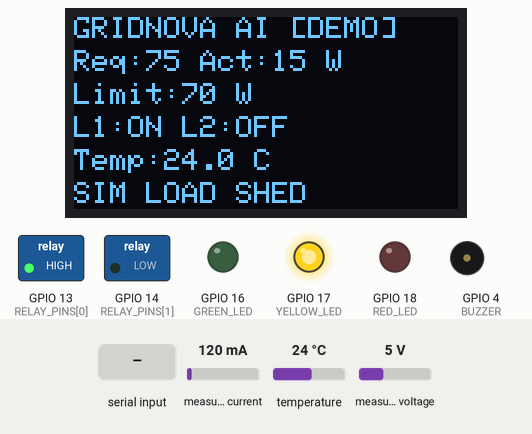
Recording of a sketch running on a simulated ESP32. Parts: 128×64 one-colour display, switched loads named in the sketch (green lamp = pin HIGH), output pins drawn as LEDs (lit = HIGH), buzzer (waves = sounding, pin HIGH). The inputs (shaded band) are chosen by the test bench; at power-on: measured current 120 mA, temperature 24 °C, measured voltage 5 V. WiFi joins after 1.5 s; servers stay silent unless stated; uploads are accepted with an empty reply; what the sketch prints to the serial monitor is not drawn.

Above: at 1.6 s.
1.7 s: "1\n" received over Serial
At 3.2 s:
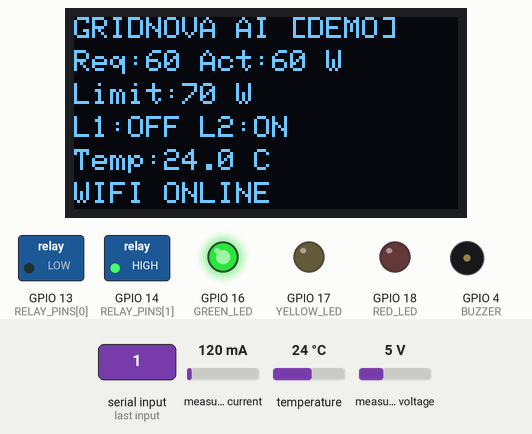
6.6 s: "2\n" received over Serial
At 7.6 s:
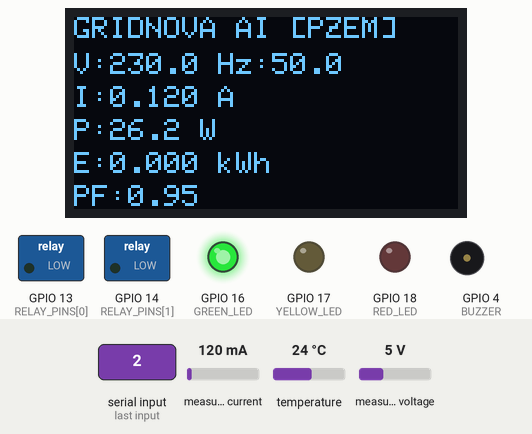
9.9 s: "demo\n" received over Serial
At 13.6 s:
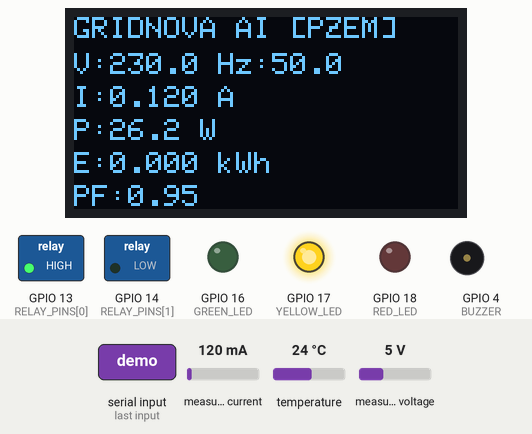
13.9 s: "limit 90\n" received over Serial
At 17.0 s:
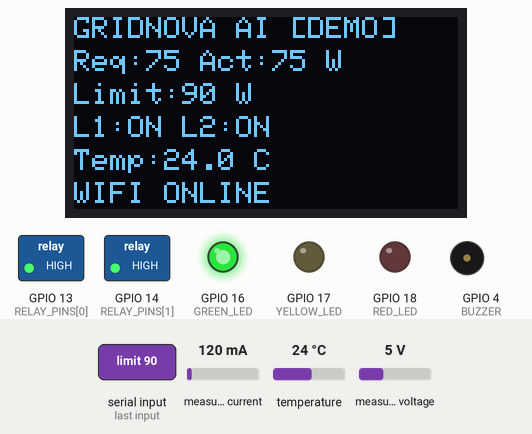
17.9 s: "2\n" received over Serial
At 18.4 s:
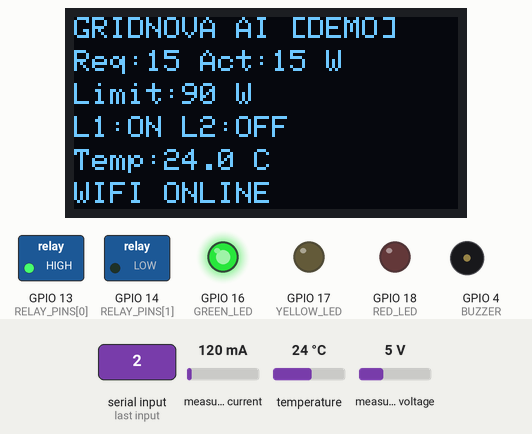
21.9 s: "reset\n" received over Serial
At 22.1 s:
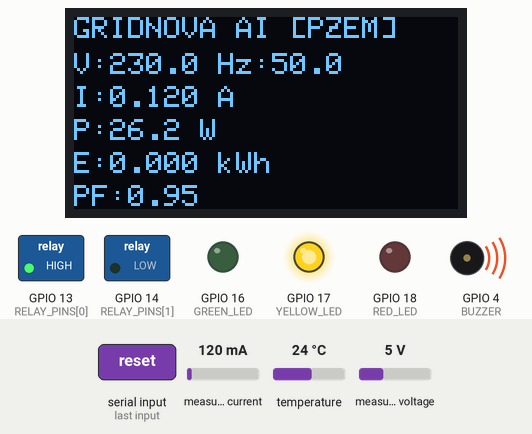
Timing chart, 0 to 24.9 s (numbered marks = the images above; inputs shaded):
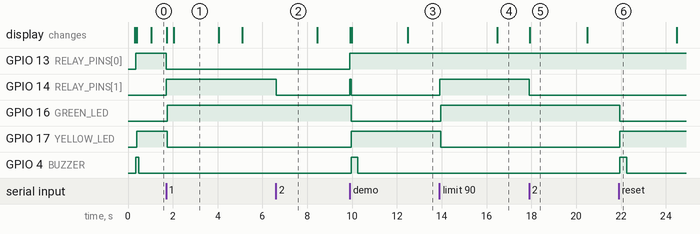

The sketch:

GridSense_AI_Final.ino
```cpp
/*
  GRIDNOVA AI — Team GridNova
  Smart Power Monitoring and Load Management

  REAL:
  - ESP32 Wi-Fi connectivity
  - DS18B20 temperature
  - Relay output commands
  - Cloud telemetry and remote commands

  SIMULATED:
  - Power demand and connected watts
  - Demand-limit detection and load shedding

  IMPORTANT:
  This is a demonstration prototype, not a certified
  electrical safety or overload protection device.

  Libraries:
  - Adafruit GFX Library
  - Adafruit SSD1306
  - OneWire
  - DallasTemperature
  - PZEM004Tv30 (Jakub Mandula)
*/

#include <Arduino.h>
#include <WiFi.h>
#include <WiFiClientSecure.h>
#include <HTTPClient.h>
#include <Wire.h>
#include <Adafruit_GFX.h>
#include <Adafruit_SSD1306.h>
#include <OneWire.h>
#include <DallasTemperature.h>
#include <PZEM004Tv30.h>
#include <math.h>

// =====================================
// WIFI AND CLOUD CONFIGURATION
// =====================================

const char* WIFI_SSID = " ";

// Enter your actual hotspot password.
const char* WIFI_PASSWORD = " ";

const char* API_BASE_URL =
  "https://gridnova-ai-kodehouz.onrender.com";

// Enter the current X-Device-Key from Render.
// Do not use the admin key here.
const char* DEVICE_KEY = " ";

// Demo only: skips TLS certificate validation.
const bool DEMO_TLS_INSECURE = true;

// =====================================
// HARDWARE CONFIGURATION
// =====================================

const uint8_t RELAY_PINS[2] = {13, 14};

// Keep existing relay polarity for now.
// We will diagnose Load 1 separately.
const uint8_t RELAY_ON = HIGH;
const uint8_t RELAY_OFF = LOW;

const uint8_t GREEN_LED = 16;
const uint8_t YELLOW_LED = 17;
const uint8_t RED_LED = 18;
const uint8_t BUZZER = 4;
// Two-pin active-HIGH buzzer; use a transistor driver if current exceeds GPIO rating.
const uint8_t BUZZER_ON = HIGH;
const uint8_t BUZZER_OFF = LOW;
const unsigned long STARTUP_BEEP_MS = 120;
const unsigned long EVENT_BEEP_MS = 300;
bool previousShedding = false;
bool previousThermalTrip = false;
bool buzzerBeeping = false;
unsigned long buzzerStarted = 0;
unsigned long buzzerDuration = 0;

const uint8_t TEMP_PIN = 19;

// PZEM V4.0 UART (tested separately on this module).
// Interface VCC -> ESP32 3V3 ONLY if module label supports 3.3-5V;
// PZEM TX -> GPIO26; PZEM RX -> GPIO27; common GND.
// Verify TX idle voltage <= 3.3V before direct GPIO connection.
const uint8_t PZEM_RX_PIN = 26;
const uint8_t PZEM_TX_PIN = 27;
HardwareSerial pzemSerial(2);
PZEM004Tv30 pzem(pzemSerial, PZEM_RX_PIN, PZEM_TX_PIN);


#define SCREEN_WIDTH 128
#define SCREEN_HEIGHT 64

Adafruit_SSD1306 oled(
  SCREEN_WIDTH,
  SCREEN_HEIGHT,
  &Wire,
  -1
);

OneWire oneWire(TEMP_PIN);
DallasTemperature ds(&oneWire);

// =====================================
// SYSTEM SETTINGS
// =====================================

const float NOMINAL_W[2] = {
  15.0f,
  60.0f
};

const float DEFAULT_LIMIT_W = 70.0f;
const float HIGH_TEMP_C = 45.0f;
const float RESET_TEMP_C = 40.0f;

const unsigned long DEMO_HOLD_MS = 4000;
const unsigned long TEMP_INTERVAL = 1000;
const unsigned long DISPLAY_INTERVAL = 500;
const unsigned long NET_INTERVAL = 8000;
const unsigned long PZEM_INTERVAL = 5000;
const unsigned long PZEM_STALE_MS = 16000;

const unsigned long WIFI_RETRY_INTERVAL = 20000;
const unsigned long WIFI_CONNECT_TIMEOUT = 15000;

bool oledReady = false;
bool tempValid = false;
bool thermalTrip = false;
bool autoMode = true;

bool requested[2] = {true, true};
bool commanded[2] = {false, false};

bool shedding = false;
bool demoActive = false;

float limitW = DEFAULT_LIMIT_W;
float demandW = 0;
float connectedW = 0;
float tempC = 0;

bool pzemValid = false;
float voltageV = NAN, currentA = NAN, powerW = NAN;
float energyKwh = NAN, frequencyHz = NAN, powerFactor = NAN;
unsigned long lastPzem = 0;
unsigned long lastPzemSuccess = 0;

unsigned long demoStarted = 0;
unsigned long lastTemp = 0;
unsigned long lastDisplay = 0;
unsigned long lastNet = 0;
unsigned long lastWifi = 0;

bool wifiAttemptActive = false;
unsigned long wifiAttemptStarted = 0;
bool wifiPreviouslyConnected = false;

void startBeep(unsigned long durationMs) {
  buzzerDuration = durationMs;
  buzzerStarted = millis();
  buzzerBeeping = true;
  digitalWrite(BUZZER, BUZZER_ON);
}

void updateBuzzer() {
  unsigned long now = millis();
  // Edge-triggered: beep once when shedding or a thermal trip begins.
  if ((shedding && !previousShedding) ||
      (thermalTrip && !previousThermalTrip)) {
    startBeep(EVENT_BEEP_MS);
  }
  previousShedding = shedding;
  previousThermalTrip = thermalTrip;

  if (buzzerBeeping && now - buzzerStarted >= buzzerDuration) {
    digitalWrite(BUZZER, BUZZER_OFF);
    buzzerBeeping = false;
  }
}


// =====================================
// WIFI STATUS
// =====================================

const char* wifiStatusName(wl_status_t status) {
  switch (status) {
    case WL_CONNECTED: return "CONNECTED";
    case WL_NO_SSID_AVAIL: return "SSID NOT FOUND";
    case WL_CONNECT_FAILED: return "CONNECT FAILED";
    case WL_CONNECTION_LOST: return "CONNECTION LOST";
    case WL_DISCONNECTED: return "DISCONNECTED";
    case WL_IDLE_STATUS: return "CONNECTING/IDLE";
    default: return "UNKNOWN";
  }
}

void startWifi() {

  if (WiFi.status() == WL_CONNECTED) {
    wifiAttemptActive = false;
    return;
  }

  // Do not restart an active connection attempt.
  if (wifiAttemptActive) {
    if (millis() - wifiAttemptStarted <
        WIFI_CONNECT_TIMEOUT) {
      return;
    }

    Serial.println(
      "WiFi timeout. Stopping previous attempt."
    );

    WiFi.disconnect(false, false);
    wifiAttemptActive = false;
  }

  Serial.println();
  Serial.println("========== WIFI ==========");
  Serial.print("Connecting to: ");
  Serial.println(WIFI_SSID);

  WiFi.mode(WIFI_STA);
  WiFi.setAutoReconnect(false);
  WiFi.setSleep(false);

  // ESP32 connection is asynchronous.
  WiFi.begin(WIFI_SSID, WIFI_PASSWORD);

  wifiAttemptStarted = millis();
  wifiAttemptActive = true;

  Serial.println("Connection started.");
  Serial.println("Local control remains available.");
}

void maintainWifi() {

  wl_status_t status = WiFi.status();

  if (status == WL_CONNECTED) {

    wifiAttemptActive = false;

    if (!wifiPreviouslyConnected) {

      wifiPreviouslyConnected = true;

      Serial.println();
      Serial.println("========== WIFI CONNECTED ==========");
      Serial.print("IP: ");
      Serial.println(WiFi.localIP());

      Serial.print("Signal RSSI: ");
      Serial.print(WiFi.RSSI());
      Serial.println(" dBm");

      Serial.println("====================================");
    }

    return;
  }

  if (wifiPreviouslyConnected) {
    wifiPreviouslyConnected = false;
    Serial.println("WiFi connection lost.");
  }

  // Let an existing connection attempt finish.
  if (wifiAttemptActive) {

    if (millis() - wifiAttemptStarted <
        WIFI_CONNECT_TIMEOUT) {
      return;
    }

    Serial.print("WiFi attempt timed out. Status: ");
    Serial.println(wifiStatusName(status));

    WiFi.disconnect(false, false);
    wifiAttemptActive = false;

    // Begin retry interval from this point.
    lastWifi = millis();
    return;
  }

  if (millis() - lastWifi >= WIFI_RETRY_INTERVAL) {
    lastWifi = millis();
    startWifi();
  }
}

// =====================================
// RELAY AND LOAD MANAGEMENT
// =====================================

void updateOutputs() {

  demandW = 0;
  connectedW = 0;

  for (int i = 0; i < 2; i++) {
    if (requested[i]) {
      demandW += NOMINAL_W[i];
    }
  }

  bool allowed[2] = {
    requested[0],
    requested[1]
  };

  float remaining = demandW;

  shedding = false;

  bool demoHold =
    demoActive &&
    (millis() - demoStarted < DEMO_HOLD_MS);

  if (autoMode && !demoHold && remaining > limitW) {

    // Shed non-critical Load 2 first.
    for (int i = 1; i >= 0; i--) {

      if (allowed[i] && remaining > limitW) {
        allowed[i] = false;
        remaining -= NOMINAL_W[i];
        shedding = true;
      }
    }
  }

  if (thermalTrip) {
    allowed[0] = false;
    allowed[1] = false;
  }

  for (int i = 0; i < 2; i++) {

    commanded[i] = allowed[i];

    digitalWrite(
      RELAY_PINS[i],
      commanded[i] ? RELAY_ON : RELAY_OFF
    );

    if (commanded[i]) {
      connectedW += NOMINAL_W[i];
    }
  }
}

// =====================================
// PZEM MEASUREMENTS (read-only; not used for protection)
// =====================================

void readPzem() {
  float v = pzem.voltage();
  float a = pzem.current();
  float w = pzem.power();
  float e = pzem.energy();
  float hz = pzem.frequency();
  float pf = pzem.pf();

  // Do not treat missing measurements as zero.
  // Voltage must be valid to mark the overall PZEM sample valid.
  if (!isfinite(v) || v <= 0 || !isfinite(hz) || hz <= 0) {
    pzemValid = false;
    voltageV = currentA = powerW = energyKwh = frequencyHz = powerFactor = NAN;
    Serial.println("PZEM: unavailable / invalid measurement");
    return;
  }

  pzemValid = true;
  lastPzemSuccess = millis();
  voltageV = v;
  currentA = isfinite(a) && a >= 0 ? a : NAN;
  powerW = isfinite(w) && w >= 0 ? w : NAN;
  energyKwh = isfinite(e) && e >= 0 ? e : NAN;
  frequencyHz = hz;
  // At zero current PF is undefined, even if the module reports 0.00.
  powerFactor = isfinite(pf) && pf >= 0 && pf <= 1 &&
                isfinite(currentA) && currentA > 0.001f ? pf : NAN;

  Serial.printf("PZEM: %.1f V | %.3f A | %.1f W | %.4f kWh | %.1f Hz | ",
                voltageV, currentA, powerW, energyKwh, frequencyHz);
  if (isfinite(powerFactor)) Serial.printf("PF %.2f\n", powerFactor);
  else Serial.println("PF N/A");
}

void addJsonNumber(String &s, const char* name, float value, int digits) {
  s += ",\"";
  s += name;
  s += "\":";
  s += isfinite(value) ? String(value, digits) : String("null");
}

// =====================================
// TELEMETRY JSON
// =====================================

String telemetry() {

  String s =
    "{\"device\":\"gridnova-esp32\"";

  s +=
    ",\"mode\":\"SIMULATED_DEMAND_REAL_TEMPERATURE\"";

  s +=
    ",\"demand_w\":" + String(demandW, 1);

  s +=
    ",\"connected_w\":" + String(connectedW, 1);

  s +=
    ",\"limit_w\":" + String(limitW, 1);

  s += ",\"temperature_c\":";

  if (tempValid) {
    s += String(tempC, 2);
  } else {
    s += "null";
  }

  s +=
    ",\"load1\":" +
    String(commanded[0] ? "true" : "false");

  s +=
    ",\"load2\":" +
    String(commanded[1] ? "true" : "false");

  s +=
    ",\"auto\":" +
    String(autoMode ? "true" : "false");

  s +=
    ",\"overload\":" +
    String(shedding ? "true" : "false");

  s +=
    ",\"thermal_trip\":" +
    String(thermalTrip ? "true" : "false");

  s +=
    ",\"demo\":" +
    String(demoActive ? "true" : "false");

  bool valid = pzemValid && millis() - lastPzemSuccess < PZEM_STALE_MS;
  s += ",\"pzem_valid\":";
  s += valid ? "true" : "false";
  addJsonNumber(s, "voltage_v", valid ? voltageV : NAN, 2);
  addJsonNumber(s, "current_a", valid ? currentA : NAN, 4);
  addJsonNumber(s, "power_w", valid ? powerW : NAN, 2);
  addJsonNumber(s, "energy_kwh", valid ? energyKwh : NAN, 5);
  addJsonNumber(s, "frequency_hz", valid ? frequencyHz : NAN, 2);
  addJsonNumber(s, "pf", valid ? powerFactor : NAN, 3);
  s += "}";

  return s;
}

// =====================================
// OLED DISPLAY
// =====================================

void drawDisplay() {
  if (!oledReady) return;
  oled.clearDisplay();
  oled.setTextColor(SSD1306_WHITE);
  oled.setTextSize(1);
  bool meterPage = (millis() / 4000UL) % 2 == 1;
  if (meterPage) {
    oled.setCursor(0, 0); oled.print("GRIDNOVA AI [PZEM]");
    if (pzemValid && millis() - lastPzemSuccess < PZEM_STALE_MS) {
      oled.setCursor(0, 12); oled.printf("V:%.1f Hz:%.1f", voltageV, frequencyHz);
      oled.setCursor(0, 23);
      if (isfinite(currentA)) oled.printf("I:%.3f A", currentA);
      else oled.print("I:N/A");
      oled.setCursor(0, 34);
      if (isfinite(powerW)) oled.printf("P:%.1f W", powerW);
      else oled.print("P:N/A");
      oled.setCursor(0, 45);
      if (isfinite(energyKwh)) oled.printf("E:%.3f kWh", energyKwh);
      else oled.print("E:N/A");
      oled.setCursor(0, 56);
      if (isfinite(powerFactor)) oled.printf("PF:%.2f", powerFactor);
      else oled.print("PF:N/A (no load)");
    } else {
      oled.setCursor(0, 20); oled.print("PZEM DATA UNAVAILABLE");
      oled.setCursor(0, 36); oled.print("Check meter + UART");
    }
  } else {
    oled.setCursor(0, 0); oled.print("GRIDNOVA AI [DEMO]");
    oled.setCursor(0, 11); oled.printf("Req:%.0f Act:%.0f W", demandW, connectedW);
    oled.setCursor(0, 22); oled.printf("Limit:%.0f W", limitW);
    oled.setCursor(0, 33);
    oled.printf("L1:%s L2:%s", commanded[0] ? "ON" : "OFF",
                commanded[1] ? "ON" : "OFF");
    oled.setCursor(0, 44);
    if (tempValid) oled.printf("Temp:%.1f C", tempC);
    else oled.print("Temp:N/A");
    oled.setCursor(0, 55);
    if (thermalTrip) oled.print("TEMP TRIP");
    else if (shedding) oled.print("SIM LOAD SHED");
    else if (WiFi.status() == WL_CONNECTED) oled.print("WIFI ONLINE");
    else oled.print("WIFI OFFLINE");
  }
  oled.display();
}

// =====================================
// COMMAND HANDLER
// =====================================

void handleCommand(String cmd) {

  cmd.trim();
  cmd.toLowerCase();

  if (cmd.length() == 0 ||
      cmd == "none" ||
      cmd == "null") {
    return;
  }

  Serial.println();
  Serial.print("Received command: ");
  Serial.println(cmd);

  if (cmd == "1" || cmd == "2") {

    demoActive = false;

    int i = cmd.toInt() - 1;

    requested[i] = !requested[i];

  } else if (cmd == "auto") {

    demoActive = false;
    autoMode = !autoMode;

  } else if (cmd == "demo") {

    requested[0] = true;
    requested[1] = true;

    autoMode = true;
    limitW = DEFAULT_LIMIT_W;

    demoActive = true;
    demoStarted = millis();

  } else if (cmd == "reset") {

    demoActive = false;

    requested[0] = true;
    requested[1] = true;

    autoMode = true;
    limitW = DEFAULT_LIMIT_W;

    if (tempValid &&
        tempC < RESET_TEMP_C) {
      thermalTrip = false;
    }

  } else if (cmd.startsWith("limit ")) {

    String value = cmd.substring(6);
    value.trim();

    if (value.length() == 0) return;

    for (unsigned int i = 0; i < value.length(); i++) {

      if (!isDigit(value[i]) && value[i] != '.') {
        Serial.println("Invalid limit value.");
        return;
      }
    }

    float v = value.toFloat();

    if (v < 1 || v > 10000) {
      Serial.println("Limit must be 1..10000 W");
      return;
    }

    demoActive = false;
    limitW = v;

  } else if (cmd == "status") {

    // Status request only.

  } else {

    Serial.println("Unknown command.");
    return;
  }

  updateOutputs();
  drawDisplay();

  Serial.println(telemetry());
}

// =====================================
// CLOUD SYNC
// =====================================

void syncCloud() {

  if (WiFi.status() != WL_CONNECTED) {

    Serial.print("Cloud skipped. WiFi status: ");
    Serial.println(
      wifiStatusName(WiFi.status())
    );

    return;
  }

  Serial.println();
  Serial.println("========== CLOUD SYNC ==========");

  WiFiClientSecure client;
  client.setTimeout(5000);

  if (DEMO_TLS_INSECURE) {
    client.setInsecure();
  }

  HTTPClient http;
  http.setTimeout(5000);

  String telemetryURL =
    String(API_BASE_URL) +
    "/api/v1/gridsense/telemetry";

  if (http.begin(client, telemetryURL)) {

    http.addHeader(
      "Content-Type",
      "application/json"
    );

    http.addHeader(
      "X-Device-Key",
      DEVICE_KEY
    );

    int code = http.POST(telemetry());

    Serial.printf(
      "Telemetry HTTP %d\n",
      code
    );

    if (code != 200) {
      Serial.println(http.getString());
    }

    http.end();
  }

  WiFiClientSecure pollClient;
  pollClient.setTimeout(5000);

  if (DEMO_TLS_INSECURE) {
    pollClient.setInsecure();
  }

  HTTPClient poll;
  poll.setTimeout(5000);

  String commandURL =
    String(API_BASE_URL) +
    "/api/v1/gridsense/device-command";

  if (poll.begin(pollClient, commandURL)) {

    poll.addHeader(
      "X-Device-Key",
      DEVICE_KEY
    );

    int code = poll.GET();

    Serial.printf(
      "Command HTTP %d\n",
      code
    );

    if (code == 200) {

      String command = poll.getString();
      command.trim();

      Serial.print("Remote response: ");
      Serial.println(command);

      if (
        command == "1" ||
        command == "2" ||
        command == "auto" ||
        command == "demo" ||
        command == "reset" ||
        command == "status" ||
        command.startsWith("limit ")
      ) {
        handleCommand(command);
      }
    }

    poll.end();
  }

  Serial.println("========== SYNC COMPLETE ==========");
}

// =====================================
// SETUP
// =====================================

void setup() {

  Serial.begin(115200);
  Serial.setTimeout(60);

  delay(300);

  Serial.println();
  Serial.println("==================================");
  Serial.println("GRIDNOVA AI — SYSTEM STARTING");
  Serial.println("==================================");

  // Relay initialization.
  for (int i = 0; i < 2; i++) {

    digitalWrite(
      RELAY_PINS[i],
      RELAY_OFF
    );

    pinMode(
      RELAY_PINS[i],
      OUTPUT
    );
  }

  pinMode(GREEN_LED, OUTPUT);
  pinMode(YELLOW_LED, OUTPUT);
  pinMode(RED_LED, OUTPUT);
  pinMode(BUZZER, OUTPUT);

  digitalWrite(BUZZER, BUZZER_OFF);

  // OLED.
  Wire.begin(21, 22);

  oledReady = oled.begin(
    SSD1306_SWITCHCAPVCC,
    0x3C
  );

  // PZEM HardwareSerial is initialized by the library constructor.

  // Temperature.
  ds.begin();
  ds.setResolution(10);
  ds.setWaitForConversion(false);
  ds.requestTemperatures();

  updateOutputs();
  // Suppress a second beep for shedding already present at boot.
  previousShedding = shedding;
  previousThermalTrip = thermalTrip;
  startBeep(STARTUP_BEEP_MS);
  drawDisplay();

  // Start one Wi-Fi connection attempt.
  startWifi();

  Serial.println("System ready.");
  Serial.println(
    "Commands: 1, 2, auto, demo, "
    "limit 100, limit 70, reset, status"
  );
}

// =====================================
// MAIN LOOP
// =====================================

void loop() {

  unsigned long now = millis();

  // Serial commands.
  if (Serial.available()) {

    String cmd =
      Serial.readStringUntil('\n');

    handleCommand(cmd);
  }

  // Maintain Wi-Fi without overlapping attempts.
  maintainWifi();

  // End demo hold.
  if (
    demoActive &&
    now - demoStarted >= DEMO_HOLD_MS
  ) {

    demoActive = false;
    updateOutputs();

    Serial.println(
      "Demo complete: simulated load shedding."
    );
  }

  // Temperature sampling.
  if (now - lastTemp >= TEMP_INTERVAL) {

    lastTemp = now;

    float t = ds.getTempCByIndex(0);

    tempValid =
      t != DEVICE_DISCONNECTED_C &&
      isfinite(t) &&
      t >= -55 &&
      t <= 125;

    if (tempValid) {

      tempC = t;

      if (tempC >= HIGH_TEMP_C) {
        thermalTrip = true;
      }
    }

    ds.requestTemperatures();

    updateOutputs();
  }

  // Sample real electrical measurements independently of demo load control.
  if (now - lastPzem >= PZEM_INTERVAL) {
    lastPzem = now;
    readPzem();
  }

  // Indicators.
  bool alarm = shedding || thermalTrip;

  digitalWrite(
    GREEN_LED,
    alarm ? LOW : HIGH
  );

  digitalWrite(
    YELLOW_LED,
    shedding ? HIGH : LOW
  );

  digitalWrite(
    RED_LED,
    thermalTrip ? HIGH : LOW
  );

  updateBuzzer();

  // OLED refresh.
  if (now - lastDisplay >= DISPLAY_INTERVAL) {

    lastDisplay = now;
    drawDisplay();
  }

  // Cloud communication.
  if (
    !demoActive &&
    now - lastNet >= NET_INTERVAL
  ) {

    lastNet = now;
    syncCloud();
  }
}
```

Measured:
- after the input at 1.7 s, GPIO 13 (RELAY_PINS[0]): HIGH → LOW at once; GPIO 14 (RELAY_PINS[1]): LOW → HIGH at once; GPIO 16 (GREEN_LED): LOW → HIGH after 0.05 s; GPIO 17 (YELLOW_LED): HIGH → LOW after 0.05 s; the display: first changes at once (image 1 shows a later state)
- after the input at 6.6 s, GPIO 14 (RELAY_PINS[1]): HIGH → LOW at once
- after the input at 9.9 s, GPIO 13 (RELAY_PINS[0]): LOW → HIGH at once; GPIO 14 (RELAY_PINS[1]): LOW → HIGH at once, → LOW 0.05 s later; GPIO 16 (GREEN_LED): HIGH → LOW after 0.06 s; GPIO 17 (YELLOW_LED): LOW → HIGH after 0.06 s; GPIO 4 (BUZZER): LOW → HIGH after 0.06 s, → LOW 0.30 s later; the display: first changes at once (image 3 shows a later state)
- after the input at 13.9 s, GPIO 14 (RELAY_PINS[1]): LOW → HIGH at once; GPIO 16 (GREEN_LED): LOW → HIGH after 0.05 s; GPIO 17 (YELLOW_LED): HIGH → LOW after 0.05 s; the display: changes after 2.6 s (image 4)
- after the input at 17.9 s, GPIO 14 (RELAY_PINS[1]): HIGH → LOW at once; the display: changes at once (image 5)
- after the input at 21.9 s, GPIO 16 (GREEN_LED): HIGH → LOW after 0.05 s; GPIO 17 (YELLOW_LED): LOW → HIGH after 0.05 s; GPIO 4 (BUZZER): LOW → HIGH after 0.05 s, → LOW 0.30 s later
- what the display in image 1 shows lasts 2.0 s, from 2.0 s to 4.0 s
